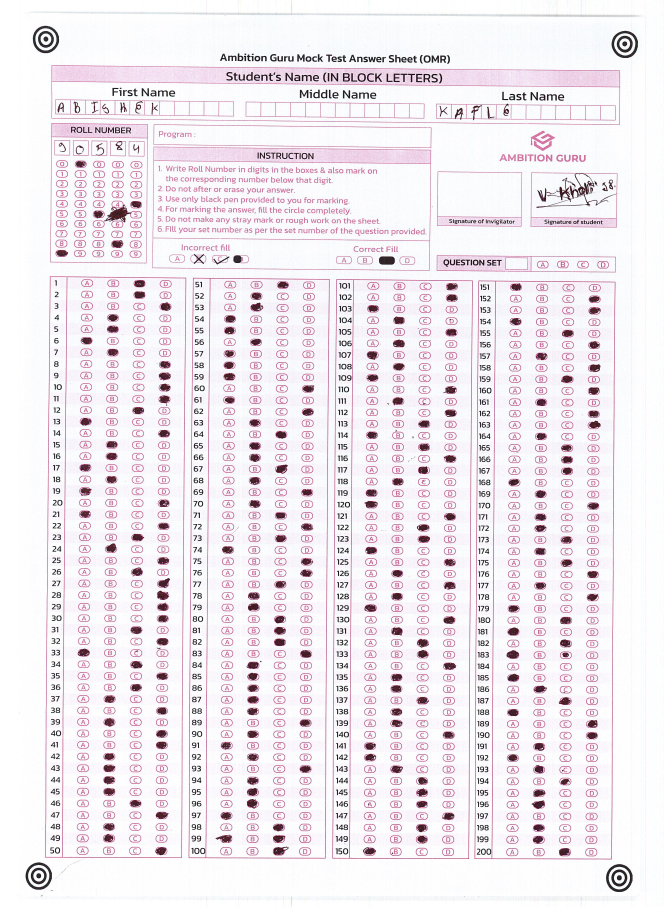
#> input picture backend/tests/fixtures/sheets/Page0001.jpg, 2655 x 3671 px (shown at 1/4 size); its folder holds only this picture in this run
$ python fixture_qa.py
#> lines starting #> are read from the running program, lines starting #| are printed output that depends on the picture; after the words box and inside, x2 and y2 are one past the last pixel; in counts of white or black regions, pixels touching at a corner belong together
### backend/app/services/alignment.py
import json
from pathlib import Path

import cv2
import numpy as np

TEMPLATE_DIR = Path(__file__).parent.parent / "templates"


class AlignmentError(Exception):
    """Raised when markers can't be found or a warped sheet fails verification."""
    def __init__(self, code: str, message: str):
        self.code = code
        super().__init__(message)


def load_template(template_version: str) -> dict:
    path = TEMPLATE_DIR / f"template_{template_version.replace('-', '_')}.json"
    if not path.exists():
        # fall back to direct filename match, e.g." ->
        path = TEMPLATE_DIR / "template_ambition_guru_v1.json"
    with open(path) as f:
        return json.load(f)


def find_registration_markers(gray: np.ndarray) -> dict[str, tuple[float, float]]:
    """
    Detects the 4 bullseye markers by finding clusters of concentric circular
    contours. A real marker produces 3-4 nested rings at nearly the same
    center (fill_ratio > 0.85); noise, text, and bubbles produce at most one
    circular contour, and rarely above ~0.75 fill ratio.
    """
    _, thresh = cv2.threshold(gray, 128, 255, cv2.THRESH_BINARY_INV)
    contours, _ = cv2.findContours(thresh, cv2.RETR_TREE, cv2.CHAIN_APPROX_SIMPLE)

    circles = []
    for c in contours:
        area = cv2.contourArea(c)
        if area < 200 or area > 20000:
            continue
        (x, y), radius = cv2.minEnclosingCircle(c)
        circle_area = np.pi * radius * radius
        if circle_area == 0:
            continue
        if area / circle_area > 0.85:
            circles.append((x, y, radius))

    clusters: list[list[tuple[float, float, float]]] = []
    used = [False] * len(circles)
    for i, (x, y, r) in enumerate(circles):
        if used[i]:
            continue
        cluster = [(x, y, r)]
        used[i] = True
        for j in range(i + 1, len(circles)):
            if used[j]:
                continue
            x2, y2, _ = circles[j]
            if abs(x2 - x) < 15 and abs(y2 - y) < 15:
                cluster.append(circles[j])
                used[j] = True
        clusters.append(cluster)

    marker_clusters = [c for c in clusters if len(c) >= 3]
    if len(marker_clusters) != 4:
        raise AlignmentError(
            "markers_not_found",
            f"Expected 4 registration markers, found {len(marker_clusters)}",
        )

    h, w = gray.shape
    result: dict[str, tuple[float, float]] = {}
    for cluster in marker_clusters:
        cx = float(np.mean([p[0] for p in cluster]))
        cy = float(np.mean([p[1] for p in cluster]))
        key = ("top" if cy < h / 2 else "bottom") + "_" + ("left" if cx < w / 2 else "right")
        if key in result:
            raise AlignmentError("markers_ambiguous", f"Two marker clusters resolved to {key}")
        result[key] = (cx, cy)

    if len(result) != 4:
        raise AlignmentError("markers_ambiguous", "Markers did not resolve to 4 distinct corners")

    return result


def warp_to_canonical(img: np.ndarray, markers: dict, template: dict) -> np.ndarray:
    canonical_w = template["canonical_width"]
    canonical_h = template["canonical_height"]
    m = template["markers"]

    src_pts = np.array([
        markers["top_left"], markers["top_right"],
        markers["bottom_right"], markers["bottom_left"],
    ], dtype=np.float32)

    dst_pts = np.array([
        [m["top_left"][0] * canonical_w, m["top_left"][1] * canonical_h],
        [m["top_right"][0] * canonical_w, m["top_right"][1] * canonical_h],
        [m["bottom_right"][0] * canonical_w, m["bottom_right"][1] * canonical_h],
        [m["bottom_left"][0] * canonical_w, m["bottom_left"][1] * canonical_h],
    ], dtype=np.float32)

    matrix = cv2.getPerspectiveTransform(src_pts, dst_pts)
    return cv2.warpPerspective(img, matrix, (canonical_w, canonical_h))


def verify_alignment(warped_gray: np.ndarray, template: dict, tolerance_px: int = 25) -> None:
    """
    Re-detects markers on the WARPED image and checks they land within
    tolerance of where the template says they should be. This catches a
    warp that "ran" but produced a distorted or mis-cornered result.
    """
    canonical_w = template["canonical_width"]
    canonical_h = template["canonical_height"]
    expected = {
        key: (val[0] * canonical_w, val[1] * canonical_h)
        for key, val in template["markers"].items()
    }
    try:
        detected = find_registration_markers(warped_gray)
    except AlignmentError:
        raise AlignmentError("alignment_failed", "Markers not re-detectable after warp")

    for key, (ex, ey) in expected.items():
        if key not in detected:
            raise AlignmentError("alignment_failed", f"Marker {key} missing after warp")
        dx, dy = detected[key]
        if abs(dx - ex) > tolerance_px or abs(dy - ey) > tolerance_px:
            raise AlignmentError(
                "alignment_failed",
                f"Marker {key} off by ({dx - ex:.1f}, {dy - ey:.1f})px, tolerance {tolerance_px}px",
            )


def align_sheet(img: np.ndarray, template_version: str) -> tuple[np.ndarray, dict]:
    """Full pipeline: detect markers -> warp -> verify. Returns (warped_bgr, template)."""
    template = load_template(template_version)
    gray = cv2.cvtColor(img, cv2.COLOR_BGR2GRAY)

    markers = find_registration_markers(gray)
    warped = warp_to_canonical(img, markers, template)

    warped_gray = cv2.cvtColor(warped, cv2.COLOR_BGR2GRAY)
    verify_alignment(warped_gray, template)

    return warped, template

### backend/app/services/bubble_reading.py
import cv2
import numpy as np

ABSOLUTE_THRESHOLD = 0.25   # fill ratio to count a bubble as "marked" at all
MULTIPLE_THRESHOLD = 0.40   # two+ options at/above this -> multiple marks
MARGIN = 0.15                # top1-top2 gap below this -> ambiguous (only checked
                              # once top1 already clears ABSOLUTE_THRESHOLD, since
                              # blank questions naturally have small gaps too)


def fill_ratio(gray: np.ndarray, x_px: float, y_px: float, radius_px: float) -> float:
    """Fraction of dark pixels (<150 intensity) inside a circular mask at (x, y)."""
    r = int(radius_px)
    x, y = int(x_px), int(y_px)
    y0, y1 = max(0, y - r), min(gray.shape[0], y + r)
    x0, x1 = max(0, x - r), min(gray.shape[1], x + r)
    roi = gray[y0:y1, x0:x1]
    if roi.size == 0:
        return 0.0
    mask = np.zeros(roi.shape, dtype=np.uint8)
    cv2.circle(mask, (x - x0, y - y0), r, 255, -1)
    masked_pixels = roi[mask == 255]
    if masked_pixels.size == 0:
        return 0.0
    return float((masked_pixels < 150).sum() / masked_pixels.size)


def classify_question(fills: dict[str, float]) -> tuple[str, str]:
    """
    fills: {"A": 0.1, "B": 0.82, "C": 0.09, "D": 0.14}
    Returns (outcome, selected) where outcome is one of
    single | blank | multiple | ambiguous, and selected matches the
    confirmed_answers format scoring.py expects ("" / "B" / "A,C").
    """
    sorted_opts = sorted(fills.items(), key=lambda kv: -kv[1])
    top1_opt, top1_fill = sorted_opts[0]
    top2_fill = sorted_opts[1][1]

    if top1_fill < ABSOLUTE_THRESHOLD:
        return "blank", ""

    multiple = [opt for opt, f in fills.items() if f >= MULTIPLE_THRESHOLD]
    if len(multiple) >= 2:
        return "multiple", ",".join(sorted(multiple))

    if (top1_fill - top2_fill) < MARGIN:
        return "ambiguous", top1_opt  # best guess, but caller should route to review

    return "single", top1_opt


def read_sheet(warped_bgr: np.ndarray, template: dict) -> dict:
    """
    Reads every bubble on an already-aligned canonical sheet.
    Returns {
      "answers": {"1": "C", "2": "", "3": "A,C", ...},   # raw detected, scoring-ready format
      "diagnostics": {"1": {"outcome": "single", "fills": {"A":0.1,...}}, ...},
      "needs_review": bool,
    }
    """
    canonical_w = template["canonical_width"]
    canonical_h = template["canonical_height"]
    gray = cv2.cvtColor(warped_bgr, cv2.COLOR_BGR2GRAY)

    by_question: dict[int, dict[str, float]] = {}
    for b in template["bubbles"]:
        x_px = b["x"] * canonical_w
        y_px = b["y"] * canonical_h
        r_px = b["radius"] * canonical_w
        fr = fill_ratio(gray, x_px, y_px, r_px)
        by_question.setdefault(b["question"], {})[b["option"]] = fr

    answers: dict[str, str] = {}
    diagnostics: dict[str, dict] = {}
    needs_review = False

    for q_num in sorted(by_question):
        fills = by_question[q_num]
        outcome, selected = classify_question(fills)
        answers[str(q_num)] = selected
        diagnostics[str(q_num)] = {"outcome": outcome, "fills": fills}
        if outcome in ("multiple", "ambiguous"):
            needs_review = True

    return {"answers": answers, "diagnostics": diagnostics, "needs_review": needs_review}


def read_roll_number(warped_bgr: np.ndarray, template: dict) -> dict | None:
    """
    Reads the roll-number bubble grid, if the template defines one.
    A digit column is structurally identical to a question with 10 options
    instead of 4, so classify_question() is reused as-is with digit labels.

    IMPORTANT: coordinates come from template["roll_number"]["bubbles"]
    (calibrated per-sheet by generate_template.py), exactly the same way
    read_sheet() reads the main grid from template["bubbles"]. Never
    hardcode pixel coordinates here - the template file is the single
    source of truth for geometry.

    Returns {"roll_number": str, "uncertain": bool, "diagnostics": [...]}
    or None if this template has no roll_number section.
    """
    if "roll_number" not in template:
        return None

    canonical_w = template["canonical_width"]
    canonical_h = template["canonical_height"]
    gray = cv2.cvtColor(warped_bgr, cv2.COLOR_BGR2GRAY)

    by_position: dict[int, dict[str, float]] = {}
    for b in template["roll_number"]["bubbles"]:
        x_px = b["x"] * canonical_w
        y_px = b["y"] * canonical_h
        r_px = b["radius"] * canonical_w
        fr = fill_ratio(gray, x_px, y_px, r_px)
        by_position.setdefault(b["digit_position"], {})[str(b["digit_value"])] = fr

    digits = []
    uncertain = False
    diagnostics = []
    for pos in sorted(by_position):
        outcome, selected = classify_question(by_position[pos])
        diagnostics.append({"position": pos, "outcome": outcome, "fills": by_position[pos]})
        if outcome != "single":
            uncertain = True
            digits.append("?")
        else:
            digits.append(selected)

    return {"roll_number": "".join(digits), "uncertain": uncertain, "diagnostics": diagnostics}

### backend/scripts/fixture_qa.py
import argparse
import json
import sys
from datetime import datetime, timezone
from pathlib import Path

import cv2

BACKEND_DIR = Path(__file__).resolve().parents[1]
sys.path.insert(0, str(BACKEND_DIR))

from app.services.alignment import align_sheet
from app.services.bubble_reading import read_roll_number, read_sheet
from app.services.scoring import score_answers

DEFAULT_FIXTURES = BACKEND_DIR / "tests" / "fixtures" / "sheets"
DEFAULT_MANIFEST = DEFAULT_FIXTURES / "expected.json"
DEFAULT_REPORT = BACKEND_DIR / "generated" / "fixture_qa_report.json"
IMAGE_EXTENSIONS = {".jpg", ".jpeg", ".png"}


def load_manifest(path: Path) -> dict:
    if not path.exists():
        return {}
    with path.open(encoding="utf-8") as manifest_file:
        return json.load(manifest_file)


def evaluate_fixture(image_path: Path, manifest: dict) -> dict:
    image_expectation = manifest.get("images", {}).get(image_path.name, {})
    result = {
        "image": image_path.name,
        "image_path": str(image_path.resolve()),
        "pipeline_status": "failed",
        "failed_stage": "decode",
        "error": None,
        "expected_roll_number": image_expectation.get("expected_roll_number"),
        "detected_roll_number": None,
        "roll_number_status": "unverified",
        "roll_uncertain": None,
        "questions_read": 0,
        "answer_review_required": None,
        "score": None,
        "expected_score": image_expectation.get("expected_score"),
        "score_status": "not_configured",
    }

    try:
        image = cv2.imread(str(image_path))
        if image is None:
            raise ValueError("OpenCV could not decode this image")

        result["failed_stage"] = "alignment"
        warped, template = align_sheet(image, manifest.get("template_version", "ambition-guru-v1"))

        result["failed_stage"] = "answer_reading"
        answers = read_sheet(warped, template)
        result["questions_read"] = len(answers["answers"])
        result["answer_review_required"] = answers["needs_review"]

        result["failed_stage"] = "roll_reading"
        roll = read_roll_number(warped, template)
        if roll is not None:
            result["detected_roll_number"] = roll["roll_number"]
            result["roll_uncertain"] = roll["uncertain"]
            expected_roll = result["expected_roll_number"]
            if expected_roll is not None:
                result["roll_number_status"] = (
                    "pass"
                    if not roll["uncertain"] and roll["roll_number"] == expected_roll
                    else "fail"
                )

        result["failed_stage"] = "scoring"
        answer_key = manifest.get("answer_key")
        if answer_key:
            if answers["needs_review"] or (roll is not None and roll["uncertain"]):
                result["score_status"] = "not_scored_needs_review"
            else:
                result["score"] = score_answers(
                    answers["answers"],
                    answer_key,
                    manifest.get("scoring_policy", {}),
                )
                expected_score = result["expected_score"]
                result["score_status"] = (
                    "unverified"
                    if expected_score is None
                    else "pass"
                    if result["score"] == expected_score
                    else "fail"
                )

        result["pipeline_status"] = "passed"
        result["failed_stage"] = None
        if result["roll_number_status"] == "unverified" and roll is None:
            result["roll_number_status"] = "not_available"
    except Exception as error:
        result["error"] = f"{type(error).__name__}: {error}"
        if result["expected_roll_number"] is not None:
            result["roll_number_status"] = "not_checked"

    return result


def build_report(fixtures_dir: Path, manifest_path: Path) -> dict:
    manifest = load_manifest(manifest_path)
    files = sorted(
        path for path in fixtures_dir.iterdir()
        if path.is_file() and path.suffix.lower() in IMAGE_EXTENSIONS
    )
    results = [evaluate_fixture(path, manifest) for path in files]
#> in evaluate_fixture, image is the input picture: shape (3671, 2655, 3); mean B, G, R 238.4, 232.9, 239.8
#> (reads backend/app/templates/template_ambition_guru_v1.json from the repository)
#> in align_sheet, `gray = cv2.cvtColor(img, cv2.COLOR_BGR2GRAY)`:
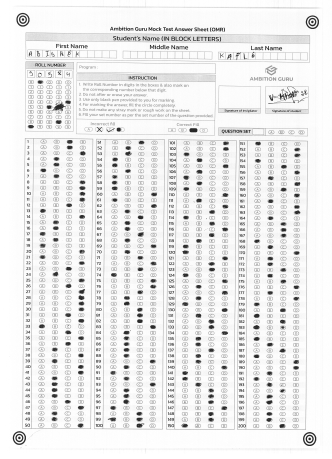
#> gray: shape (3671, 2655) (shown at 1/8 size); min 0, max 255, mean 235.6
#> in find_registration_markers, `_, thresh = cv2.threshold(gray, 128, 255, cv2.THRESH_BINARY_INV)`:
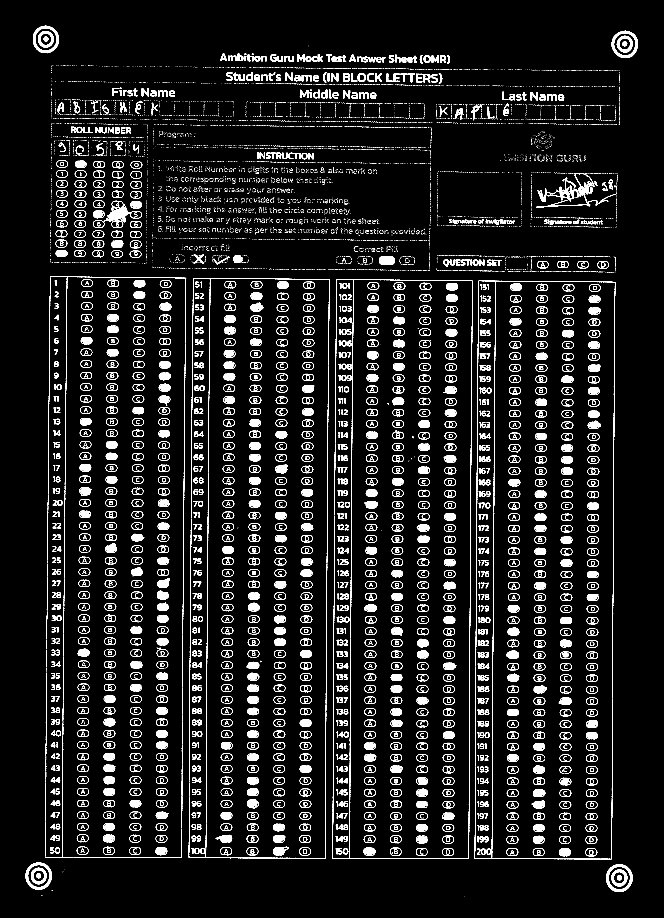
#> thresh: shape (3671, 2655) (shown at 1/4 size); 5.9% white; 9760 white regions (7308 under 20 px)
#> in find_registration_markers, `contours, _ = cv2.findContours(thresh, cv2.RETR_TREE, cv2.CHAIN_APPROX..`: contours = 11987 contours, 8489 with area under 20; largest, box (x1, y1, x2, y2) and area: (2425, 3457, 2530, 3568) 9100, (2446, 123, 2552, 232) 8851, (103, 3450, 208, 3559) 8830, (132, 103, 236, 213) 8822, (2433, 3466, 2521, 3559) 6242
#> the loop in find_registration_markers, `for c in contours:` made 11987 passes
#> (area, x, y, radius, circle_area) on passes 8 to 10: (9099.5, 2476, 3512, 55.79, 9776.7), (6241.5, 2477, 3512.1, 46.22, 6711.7), (3282, 2477, 3511.6, 33.8, 3590.1)
#> after the loop in find_registration_markers, `for c in contours:`: circles = 40 items, first 6: (2476, 3512, 55.79), (2477, 3512.1, 46.22), (2477, 3511.6, 33.8), (2477.2, 3511.2, 24.29), (2476.9, 3510.9, 10.03), (154.7, 3504.1, 54.43)
#> in find_registration_markers, `used = [False] * len(circles)`: used = 40 items, first 6: False, False, False, False, False, False
#> the loop in find_registration_markers, `for i, (x, y, r) in enumerate(circles):` made 40 passes
#> after the loop in find_registration_markers, `for i, (x, y, r) in enumerate(circles):`: clusters = 25 items; used = 40 items, first 6: True, True, True, True, True, True
#> in find_registration_markers, `marker_clusters = [c for c in clusters if len(c) >= 3]`: marker_clusters = 4 items
#> the loop in find_registration_markers, `for cluster in marker_clusters:` made 4 passes
#> (cx, cy, key) on passes 1 to 4: (2476.8, 3511.5, 'bottom_right'), (154.5, 3503.5, 'bottom_left'), (2499.1, 176.2, 'top_right'), (182.3, 157, 'top_left')
#> after the loop in find_registration_markers, `for cluster in marker_clusters:`: result = {'bottom_right': (2476.8, 3511.5), 'bottom_left': (154.5, 3503.5), 'top_right': (2499.1, 176.2), 'top_left': (182.3, 157)}
#> in align_sheet, `markers = find_registration_markers(gray)`: markers has the same summary as result in find_registration_markers
#> in warp_to_canonical, `src_pts = np.array([ markers["top_left"], markers["top_right"], marker..`: src_pts = [[182.3, 157], [2499.1, 176.2], [2476.8, 3511.5], [154.5, 3503.5]]
#> in warp_to_canonical, `matrix = cv2.getPerspectiveTransform(src_pts, dst_pts)`: matrix = [[0.679, 0.0057, -64.79], [-0.00563, 0.668, -43.84], [-1.45e-06, 6.93e-07, 1]]
#> in warp_to_canonical, `return cv2.warpPerspective(img, matrix, (canonical_w, canonical_h))`:
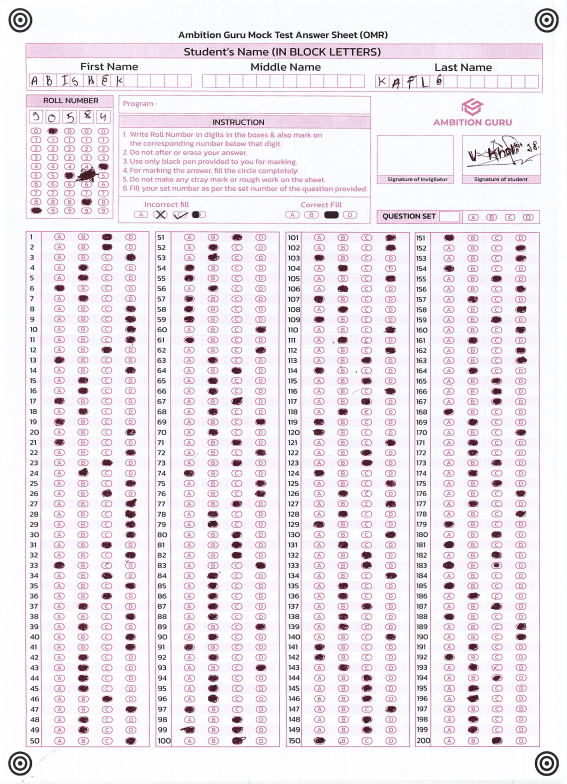
#> returned value: shape (2350, 1700, 3) (shown at 1/3 size); mean of channels 0, 1, 2 236.8, 230.6, 238.4; drawn as B, G, R
#> in align_sheet, `warped_gray = cv2.cvtColor(warped, cv2.COLOR_BGR2GRAY)`:
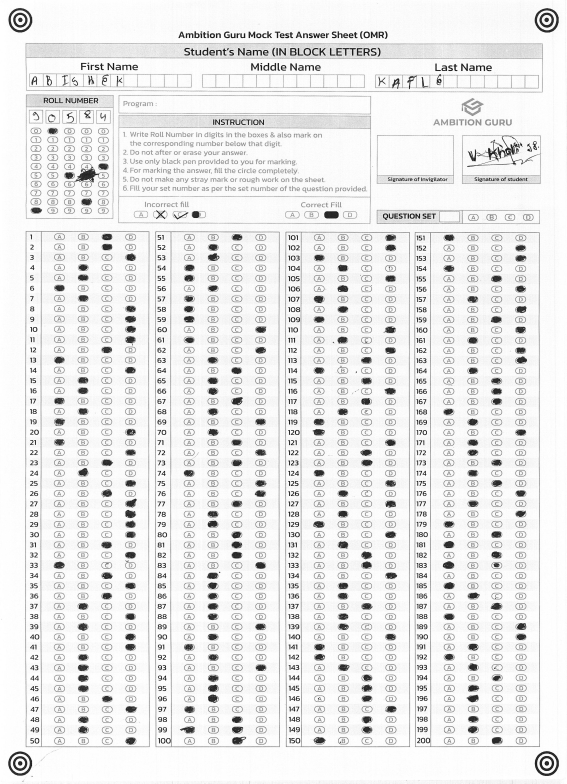
#> warped_gray: shape (2350, 1700) (shown at 1/3 size); min 0, max 255, mean 233.6
#> in find_registration_markers (call 2), `_, thresh = cv2.threshold(gray, 128, 255, cv2.THRESH_BINARY_INV)`:
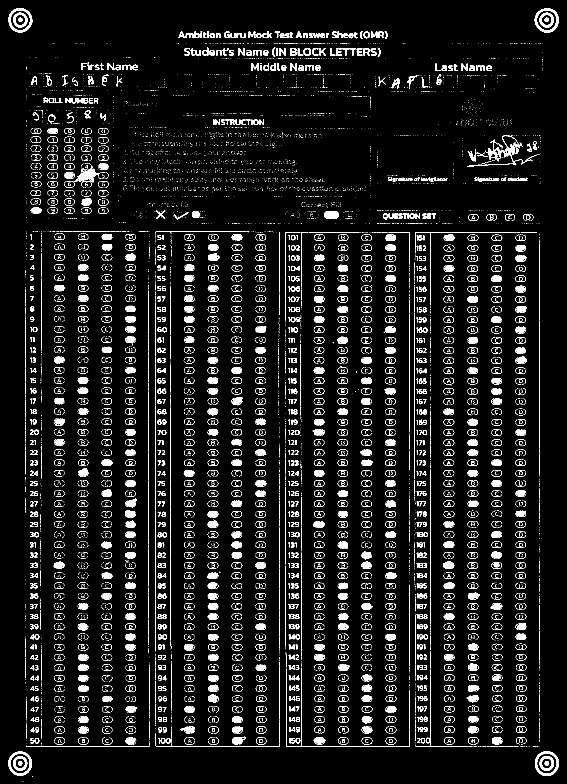
#> thresh: shape (2350, 1700) (shown at 1/3 size); 6% white; 12622 white regions (10787 under 20 px)
#> in find_registration_markers (call 2), `contours, _ = cv2.findContours(thresh, cv2.RETR_TREE, cv2.CHAIN_APPROX..`: contours = 13735 contours, 12502 with area under 20; largest, box (x1, y1, x2, y2) and area: (1605, 2254, 1676, 2328) 4096, (1604, 25, 1676, 97) 4018, (26, 24, 97, 97) 3969, (25, 2254, 96, 2327) 3952, (1610, 2259, 1671, 2322) 2882
#> the loop in find_registration_markers (call 2), `for c in contours:` made 13735 passes
#> (area, x, y, radius, circle_area) on passes 3 to 5: (4095.5, 1640, 2290.3, 37.02, 4305.7), (2882, 1640, 2290.2, 31.21, 3060), (1475.5, 1639.8, 2289.9, 22.5, 1590.8)
#> (the rest of the program and of its run is left out)
